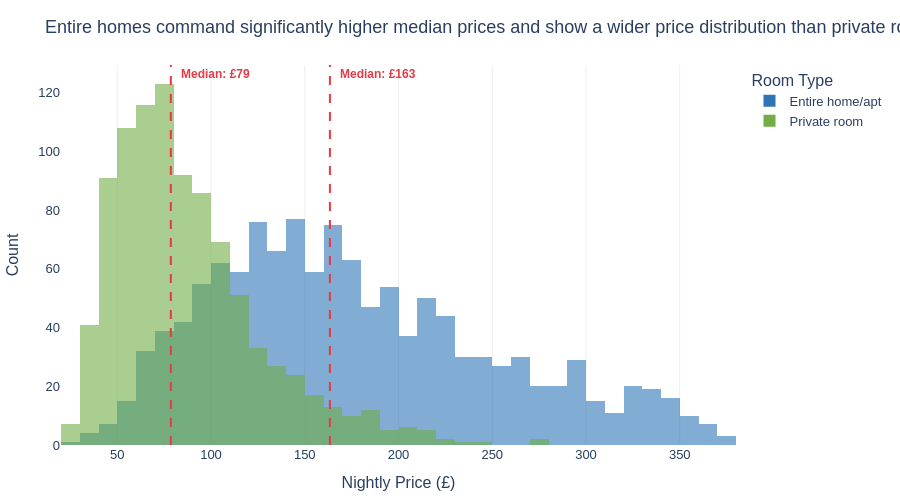

Notebook cell for this chart:
### Markdown cell above
## Task 1 — Histogram: price by room type (overlapping distributions)

**What to build:** A histogram showing price distributions for **Entire home/apt vs Private room** (exclude Shared room — too few observations) overlaid on the same chart.

**Requirements:**
- Both room types on the same chart (use `color='room_type'`)
- `barmode='overlay'` with `opacity=0.6` so both distributions are visible
- A vertical line for the median of EACH room type, differently coloured
- Insight title comparing the two distributions

> 💡 `df_cap[df_cap['room_type'].isin(['Entire home/apt','Private room'])]`

### Code cell
# Task 1
# YOUR CODE HERE
import plotly.express as px
import plotly.graph_objects as go

# Exclude Shared room
df_filterd = df_cap[df_cap['room_type'].isin(['Entire home/apt','Private room'])]

fig = px.histogram(
    data_frame=df_filterd,
    x='price',
    color='room_type',
    barmode='overlay',
    opacity=0.6,
    color_discrete_map={
        'Entire home/apt': '#2E75B6',
        'Private room': '#70AD47'
    },
    labels={'price': 'Nightly Price (£)', 'room_type': 'Room Type'},
    height=500
)

# Add median line
median_entire = df_filterd[df_filterd['room_type'] == 'Entire home/apt']['price'].median()
median_private = df_filterd[df_filterd['room_type'] == 'Private room']['price'].median()
fig.add_vline(x=median_entire, line_dash='dash', line_color='#E63946', line_width=2,
              annotation=dict(
                  text=f'<b>Median: £{median_entire:.0f}',
                  font=dict(color='#E63946', size=12),
                  xanchor='left',
                  yanchor='top',
                  xshift=8,   # pixels to the right of the line
              ))
fig.add_vline(x=median_private, line_dash='dash', line_color='#E63946', line_width=2,
              annotation=dict(
                  text=f'<b>Median: £{median_private:.0f}',
                  font=dict(color='#E63946', size=12),
                  xanchor='left',
                  yanchor='top',
                  xshift=8,   # pixels to the right of the line
              ))

fig.update_layout(
    title='Entire homes command significantly higher median prices and show a wider price distribution than private rooms',
    plot_bgcolor='white', paper_bgcolor='white',
    font=dict(family='Arial', size=13),
    xaxis=dict(gridcolor='#EEEEEE', title='Nightly Price (£)'),
    yaxis=dict(showgrid=False, title='Count'),
    showlegend=True,
    margin=dict(l=60, r=40, t=65, b=40)
)

fig.show()

### Figure 1 — Plotly figure (JSON) as saved in the notebook; plotly's stock layout.template omitted (floating-point values rounded to 4 significant figures; data arrays with more than 128 entries replaced by an {"elided": "..."} marker saying what was removed)
{"data": [{"bingroup": "x", "hovertemplate": "Room Type=Entire home/apt<br>Nightly Price (£)=%{x}<br>count=%{y}<extra></extra>", "legendgroup": "Entire home/apt", "marker": {"color": "#2E75B6", "opacity": 0.6, "pattern": {"shape": ""}}, "name": "Entire home/apt", "orientation": "v", "showlegend": true, "type": "histogram", "x": {"elided": "1251 float values"}, "xaxis": "x", "yaxis": "y"}, {"bingroup": "x", "hovertemplate": "Room Type=Private room<br>Nightly Price (£)=%{x}<br>count=%{y}<extra></extra>", "legendgroup": "Private room", "marker": {"color": "#70AD47", "opacity": 0.6, "pattern": {"shape": ""}}, "name": "Private room", "orientation": "v", "showlegend": true, "type": "histogram", "x": {"elided": "942 float values"}, "xaxis": "x", "yaxis": "y"}], "layout": {"annotations": [{"font": {"color": "#E63946", "size": 12}, "showarrow": false, "text": "<b>Median: £163", "x": 163.4, "xanchor": "left", "xref": "x", "xshift": 8, "y": 1, "yanchor": "top", "yref": "y domain"}, {"font": {"color": "#E63946", "size": 12}, "showarrow": false, "text": "<b>Median: £79", "x": 78.57, "xanchor": "left", "xref": "x", "xshift": 8, "y": 1, "yanchor": "top", "yref": "y domain"}], "barmode": "overlay", "font": {"family": "Arial", "size": 13}, "height": 500, "legend": {"title": {"text": "Room Type"}, "tracegroupgap": 0}, "margin": {"b": 40, "l": 60, "r": 40, "t": 65}, "paper_bgcolor": "white", "plot_bgcolor": "white", "shapes": [{"line": {"color": "#E63946", "dash": "dash", "width": 2}, "type": "line", "x0": 163.4, "x1": 163.4, "xref": "x", "y0": 0, "y1": 1, "yref": "y domain"}, {"line": {"color": "#E63946", "dash": "dash", "width": 2}, "type": "line", "x0": 78.57, "x1": 78.57, "xref": "x", "y0": 0, "y1": 1, "yref": "y domain"}], "showlegend": true, "title": {"text": "Entire homes command significantly higher median prices and show a wider price distribution than private rooms"}, "xaxis": {"anchor": "y", "domain": [0, 1], "gridcolor": "#EEEEEE", "title": {"text": "Nightly Price (£)"}}, "yaxis": {"anchor": "x", "domain": [0, 1], "showgrid": false, "title": {"text": "Count"}}}}
